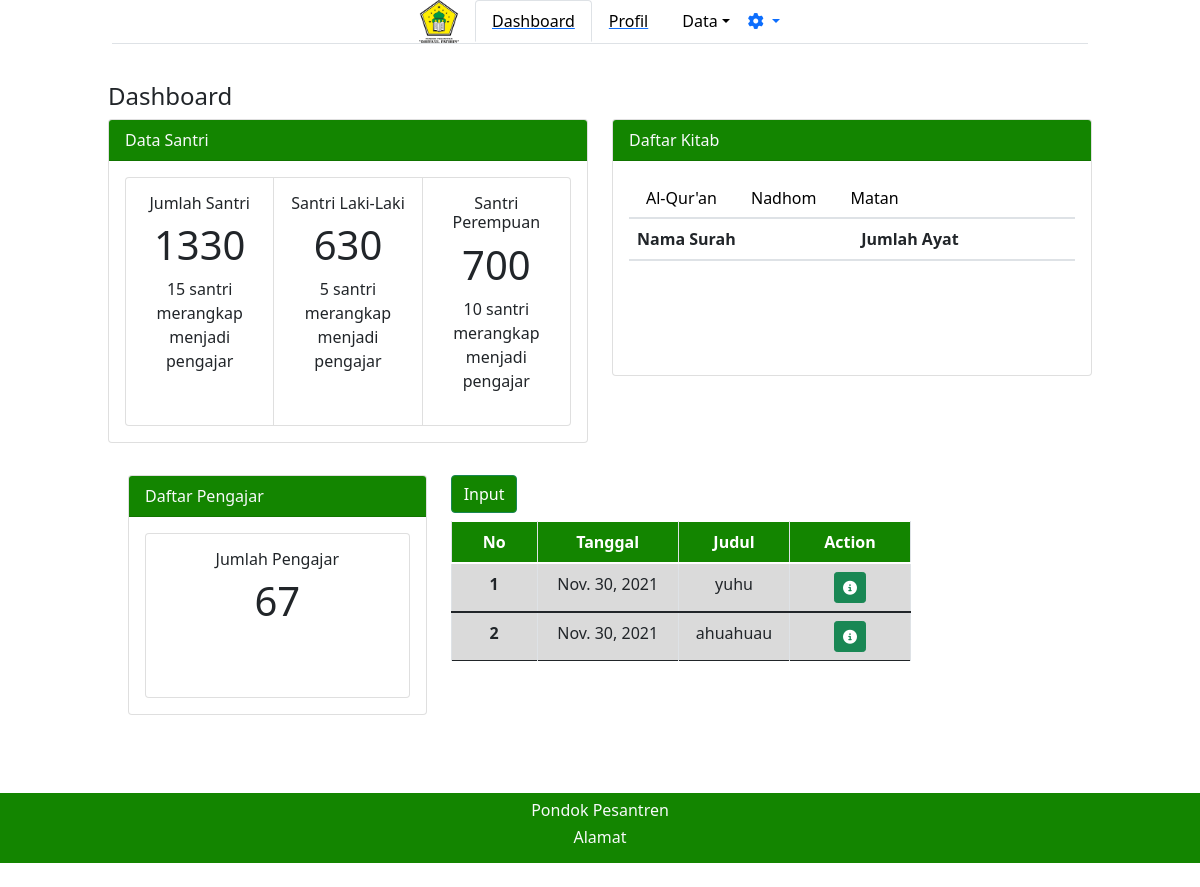
Page /adminpondok/ on the earlier database version.
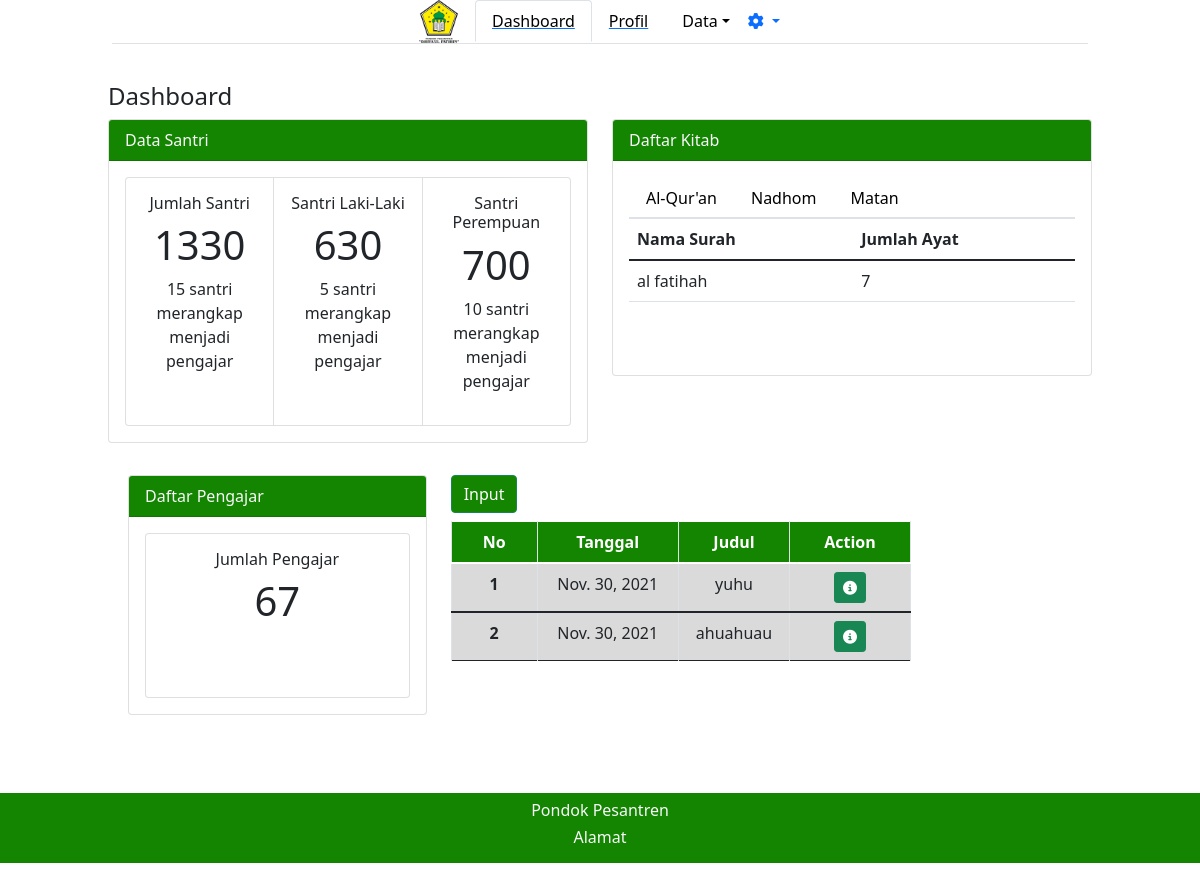
Same page on the later database version.
### adminpondok/models.py (models this page shows)
class Pengumuman(models.Model):
    tgl = models.DateField(auto_now=True, blank=False, null=False)
    judul = models.CharField(max_length=30, default='')
    pengumuman = models.TextField(default='')

class Alquran(models.Model):
    surah = models.CharField(default='', max_length=12)
    ayat = models.IntegerField(default=0)

### adminpondok/views.py (the view)
# urls.py: path('', views.index),
def index(req):
    santri = models.Santri.objects.all()
    pengajar = models.Pengajar.objects.all()
    quran = models.Alquran.objects.all()
    pengum = models.Pengumuman.objects.all()
    return render(req, 'adminpondok/dashboard.html', {
        'santri': santri,
        'pengajar': pengajar,
        'quran': quran,
        'pengum': pengum,
    })

### adminpondok/templates/adminpondok/dashboard.html (shortened to what the changed rows need)
{% extends "adminpondok/base.html" %}
{% block content %}
<div class="content">
  <div class="container-fluid justify-content-center">
    <div class="row px-3 py-2">
      <div class="col-md-6">
        <div class="card mb-3" style="max-width: 1100px;">
          <div class="card-body">
            <div class="card-group">
              <div class="card text-center">
                <div class="card-body">
                  <h1>1330</h1>
                </div>
              </div>
              <div class="card text-center">
                <div class="card-body">
                  <h1>630</h1>
                </div>
              </div>
              <div class="card text-center">
                <div class="card-body">
                  <h1>700</h1>
                </div>
              </div>
            </div>
          </div>
        </div>
      </div>
      <div class="col-md-6">
        <div class="card mb-3" style="max-width: 700px;">
          <div class="card-body" style="height: 214px;">
            <div class="tab-content" id="myTabContent">
              <div class="tab-pane fade show active" id="quran" role="tabpanel" aria-labelledby="quran-tab">
                <table class="table">
                  <thead>
                    <tr>
                      <th scope="col">Nama Surah</th>
                      <th scope="col">Jumlah Ayat</th>
                    </tr>
                  </thead>
                  {% for q in quran %}
                  <tbody>
                    <tr>
                      <td>{{q.surah}}</td>
                      <td>{{q.ayat}}</td>
                    </tr>
                  </tbody>
                  {% endfor %}
                </table>
              </div>
            </div>
          </div>
        </div>
      </div>
    </div>
  </div>
</div>
<div class="row px-5 py-2">
  <div class="col-md-4">
    <div class="card mb-3" style="max-width: 21rem;">
      <div class="card-body">
        <div class="card text-center">
          <div class="card-body mb-5">
            <h1>67</h1>
          </div>
        </div>
      </div>
    </div>
  </div>
  <div class="col-md-6">
    <div class="row d-flex">
      <div class="table-wrapper-scroll-y my-custom-scrollbar">
        <table class='table table-bordered table-striped mb-0 bg-white divide-y justify-content-center'
          style="border: 1px;">
          <thead class="" style="background-color: #138500; color: #FFFFFF;">
            <tr>
              <th class="font-semibold text-sm uppercase px-4 py-2 text-center"> No </th>
              <th class="font-semibold text-sm uppercase px-4 py-2 text-center"> Tanggal </th>
              <th class="font-semibold text-sm uppercase px-4 py-2 text-center"> Judul </th>
              <th class="font-semibold text-sm uppercase px-4 py-2 text-center">Action</th>
            </tr>
          </thead>
          {% for d in pengum %}
          <tbody class="">
            <tr>
              <th scope="row" class="text-center">{{ forloop.counter }}</th>
              <td class="text-center">{{d.tgl}}</td>
              <td class="text-center">{{d.judul}}</td>
              <td class="text-center">
                <a class="btn btn-sm btn-success" href="{{d.id}}/delete"><i class="fas fa-info-circle"></i></a>
              </td>
            </tr>
          </tbody>
          {% endfor %}
        </table>
      </div>
    </div>
  </div>
</div>
{% endblock %}

Differences in the rows shown:
added Alquran: surah "al fatihah", ayat "7"
